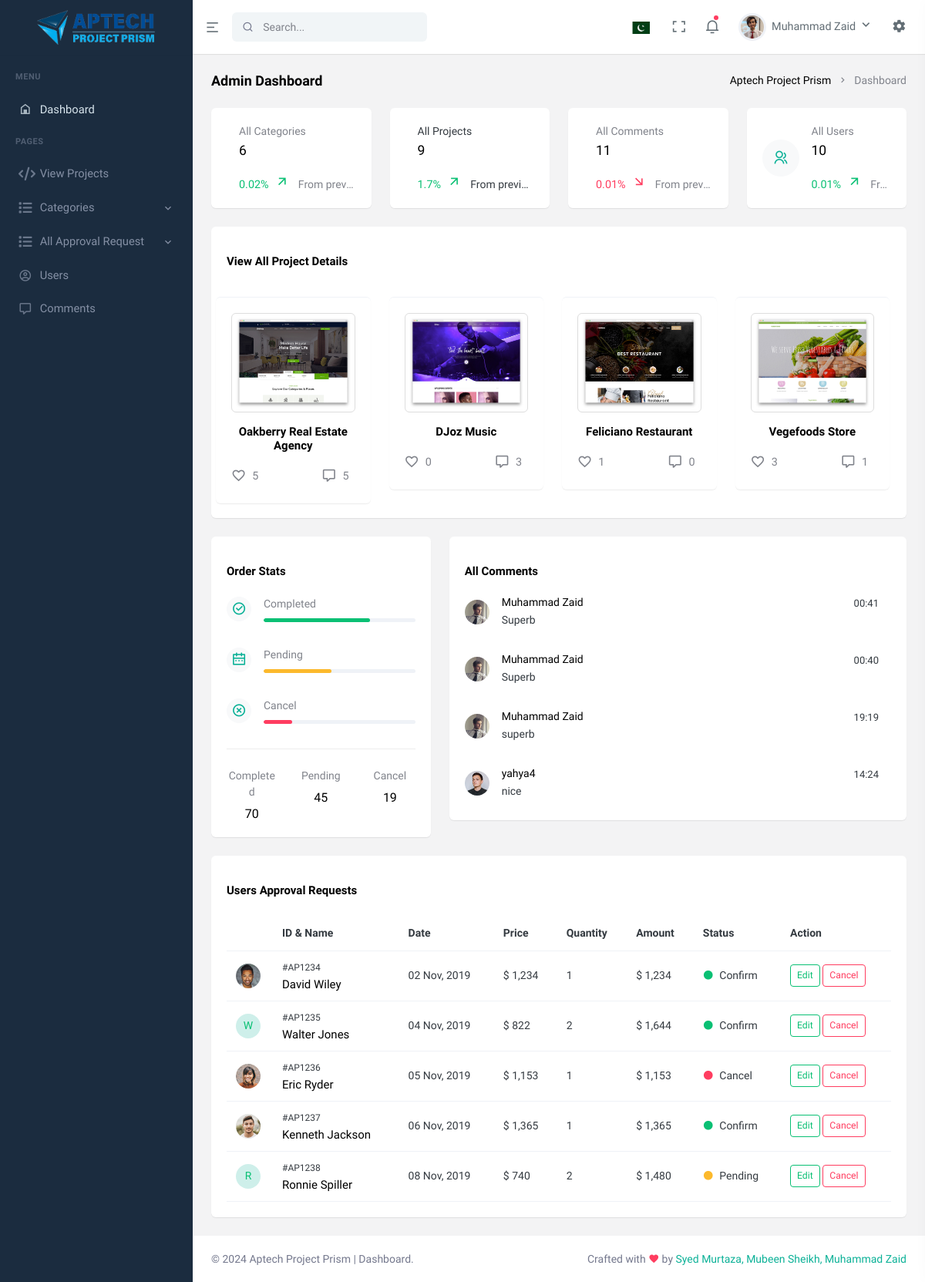
Page /Dashboard/index.php (signed in) on the earlier database version.
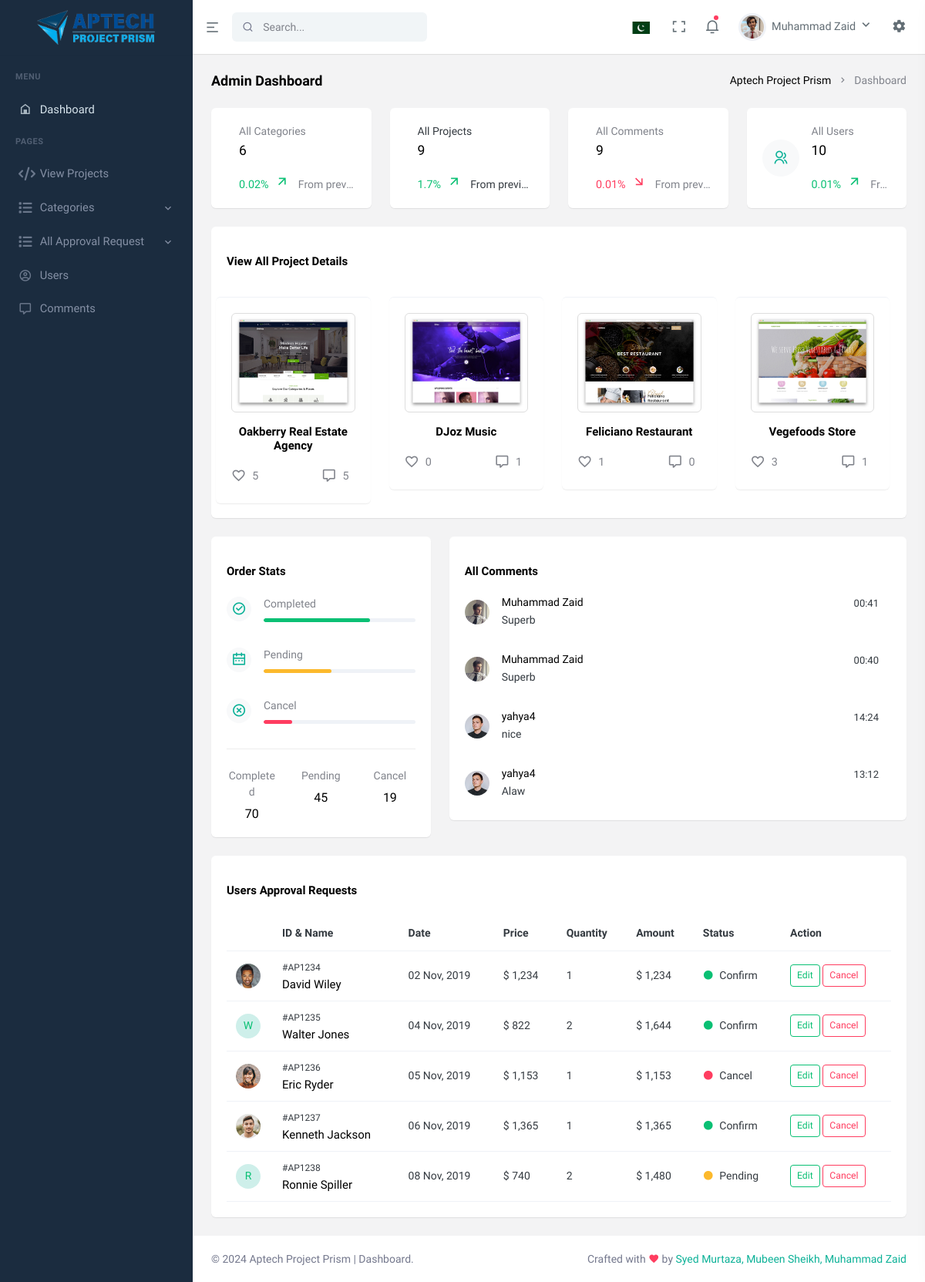
Same page on the later database version.
### tables this page shows
CREATE TABLE `project` (
  `project_id` int(11) NOT NULL,
  `project_name` varchar(255) NOT NULL,
  `project_faculty` varchar(255) NOT NULL,
  `project_batchcode` varchar(255) NOT NULL,
  `project_semester` varchar(255) NOT NULL,
  `project_url` text NOT NULL,
  `project_img` varchar(255) NOT NULL,
  `project_desc` text NOT NULL,
  `status` tinyint(4) NOT NULL DEFAULT 1,
  `user_id` int(11) NOT NULL,
  `category` int(11) NOT NULL
);

CREATE TABLE `comment` (
  `comment_id` int(11) NOT NULL,
  `comment_message` text NOT NULL,
  `datetime` datetime NOT NULL DEFAULT current_timestamp(),
  `status` tinyint(4) NOT NULL DEFAULT 1,
  `user_id` int(11) NOT NULL,
  `projid` int(11) NOT NULL
);

CREATE TABLE `users` (
  `u_id` int(11) NOT NULL,
  `u_name` varchar(255) NOT NULL,
  `u_studentid` varchar(255) NOT NULL,
  `u_number` varchar(255) NOT NULL,
  `u_address` varchar(255) NOT NULL,
  `u_cv` varchar(255) NOT NULL,
  `u_email` varchar(255) NOT NULL,
  `u_password` varchar(255) NOT NULL,
  `u_img` varchar(255) NOT NULL
);

### Dashboard/index.php (the view, shortened to what the rows shown need)
<?php
include('includes/header.php');
include('config.php');
?>
<div id="layout-wrapper">
    <div class="main-content">
        <div class="page-content">
            <div class="container-fluid">
                <div class="row">
                    <div class="col-xl-12">
                        <div class="card">
                            <div class="pe-3" data-simplebar style="max-height: 287px;">
                            <div class="container">
                                <div class="row">
                                    <?php
                                    $fetch_project_join = "SELECT * FROM `project`";
                                    $fetch_project_result = mysqli_query($connection, $fetch_project_join);
                                    if (mysqli_num_rows($fetch_project_result) > 0) {
                                        while ($row = mysqli_fetch_assoc($fetch_project_result)) {
                                            $project_id = $row['project_id'];
                                            $like_count_query = "SELECT COUNT(*) AS total_likes FROM `like` WHERE project_id = $project_id";
                                            $like_count_result = mysqli_query($connection, $like_count_query);
                                            $like_count_row = mysqli_fetch_assoc($like_count_result);
                                            $total_likes = $like_count_row['total_likes'];
                                            $comment_count_query = "SELECT COUNT(*) AS total_comments FROM `comment` WHERE projid = $project_id";
                                            $comment_count_result = mysqli_query($connection, $comment_count_query);
                                            $comment_count_row = mysqli_fetch_assoc($comment_count_result);
                                            $total_comments = $comment_count_row['total_comments'];
                                            ?>
                                            <div class="col-md-3 mb-4">
                                                <div class="card border-top card-hover">
                                                    <div class="card-body text-muted text-center">
                                                        <div class="mb-3">
                                                            <img src="<?php echo '../User-Dashboard/assets/images/project_img/' . $row['project_img'] ?>"
                                                                alt="Card Image" class="img-fluid rounded img-thumbnail">
                                                        </div>
                                                        <h6 class="card-title">
                                                            <?php echo htmlspecialchars($row['project_name']); ?>
                                                        </h6>
                                                        <div class="d-flex justify-content-between align-items-center mt-3">
                                                            <div class="d-flex align-items-center">
                                                                <i class="mdi mdi-heart-outline me-2"></i>
                                                                <span class="me-2"
                                                                    id="like-count-<?php echo $project_id; ?>"><?php echo htmlspecialchars($total_likes); ?></span>
                                                            </div>
                                                            <div class="d-flex align-items-center">
                                                                <i class="mdi mdi-comment-outline me-2"></i>
                                                                <span class="me-2"
                                                                    id="comment-count-<?php echo $project_id; ?>"><?php echo htmlspecialchars($total_comments); ?></span>
                                                            </div>
                                                        </div>
                                                    </div>
                                                </div>
                                            </div>
                                            <?php
                                        }
                                    }
                                    ?>
                                </div>
                            </div>
                        </div>
                    </div>
                </div>
            </div>
            <div class="row">
                <div class="col-lg-8">
                        <div class="card">
                            <div class="card-body">
                                <div class="pe-3" data-simplebar style="max-height: 287px;">
                                    <a href="comments.php" class="text-body d-block">
                                        <?php
                                        $query = "SELECT c.comment_id, c.comment_message, c.datetime, u.u_id, u.u_name, u.u_img
                                        FROM comment c
                                        INNER JOIN users u ON c.user_id = u.u_id
                                        WHERE c.status = 1
                                        ORDER BY c.datetime DESC";
                                        $result = mysqli_query($connection, $query);
                                        if ($result) {
                                            while ($row = mysqli_fetch_assoc($result)) {
                                                ?>
                                                <div class="d-flex py-3">
                                                    <div class="flex-shrink-0 me-3 align-self-center">
                                                        <?php if ($row['u_img']): ?>
                                                            <img class="rounded-circle avatar-xs"
                                                                alt="<?php echo($row['u_name']); ?>"
                                                                src="../User-dashboard/assets/images/user_img/<?php echo ($row['u_img']); ?>">
                                                        <?php endif; ?>
                                                    </div>
                                                    <div class="flex-grow-1 overflow-hidden">
                                                        <h5 class="font-size-14 mb-1">
                                                            <?php echo($row['u_name']); ?>
                                                        </h5>
                                                        <p class="text-truncate mb-0">
                                                            <?php echo($row['comment_message']); ?>
                                                        </p>
                                                    </div>
                                                    <div class="flex-shrink-0 font-size-13">
                                                        <?php echo date('H:i', strtotime($row['datetime'])); ?>
                                                    </div>
                                                </div>
                                                <?php
                                            }
                                        } else {
                                            echo '<p>No comments found.</p>';
                                        }
                                        ?>
                                    </a>
                                </div>
                            </div>
                        </div>
                    </div>
            </div>
             <div class="row">
                    <div class="col-lg-12">
                        <div class="card">
                            <div class="card-body">
                                <div class="table-responsive">
                                    <table class="table table-centered table-nowrap mb-0">
                                        <thead>
                                            <tr>
                                                <th scope="col" style="width: 60px;"></th>
                                                <th scope="col">ID & Name</th>
                                                <th scope="col">Date</th>
                                                <th scope="col">Price</th>
                                                <th scope="col">Quantity</th>
                                                <th scope="col">Amount</th>
                                                <th scope="col">Status</th>
                                                <th scope="col">Action</th>
                                            </tr>
                                        </thead>
                                    </table>
                                </div>
                            </div>
                        </div>
                    </div>
                </div>
        </div>
    </div>
</div>
</div>
<?php
include('includes/footer.php');
?>

Differences in the rows shown:
removed comment: user.u_img (picture), user.u_name "Muhammad Zaid", comment_message "superb", datetime "19:19"
computed for project "DJoz Music": total_comments "3" → "1"
now on this page (row unchanged): comment: user.u_img (picture), user.u_name "yahya4", comment_message "Alaw", datetime "13:12"
Other differences:
$com_count: "11" → "9"
